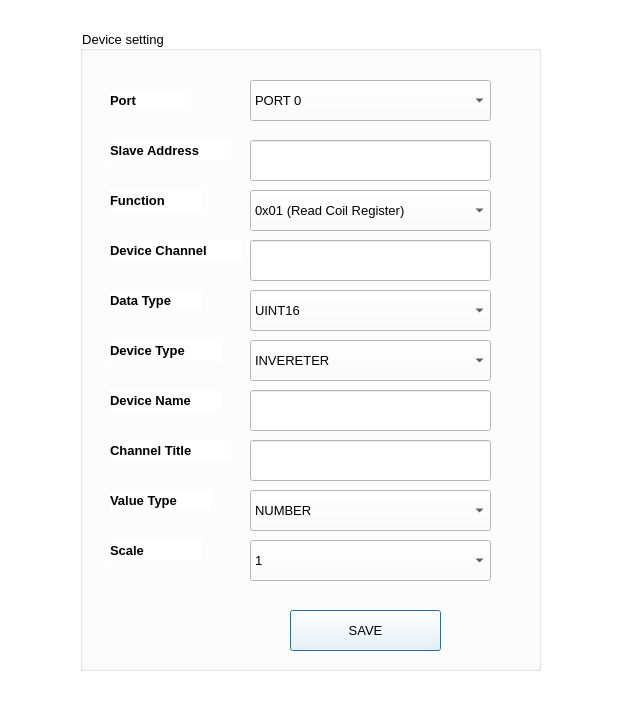
<?xml version="1.0" encoding="UTF-8"?>
<ui version="4.0">
 <class>slavesetting</class>
 <widget class="QDialog" name="slavesetting">
  <property name="geometry">
   <rect>
    <x>0</x>
    <y>0</y>
    <width>627</width>
    <height>710</height>
   </rect>
  </property>
  <property name="windowTitle">
   <string>Dialog</string>
  </property>
  <widget class="QFrame" name="seial_workspace">
   <property name="geometry">
    <rect>
     <x>0</x>
     <y>0</y>
     <width>631</width>
     <height>711</height>
    </rect>
   </property>
   <property name="styleSheet">
    <string notr="true">background-color:rgb(255, 255, 255)</string>
   </property>
   <widget class="QGroupBox" name="groupBox_2">
    <property name="geometry">
     <rect>
      <x>80</x>
      <y>30</y>
      <width>461</width>
      <height>641</height>
     </rect>
    </property>
    <property name="font">
     <font>
      <pointsize>10</pointsize>
      <underline>false</underline>
     </font>
    </property>
    <property name="title">
     <string>Device setting</string>
    </property>
    <widget class="QLabel" name="label_24">
     <property name="geometry">
      <rect>
       <x>30</x>
       <y>110</y>
       <width>121</width>
       <height>21</height>
      </rect>
     </property>
     <property name="font">
      <font>
       <pointsize>10</pointsize>
       <weight>75</weight>
       <bold>true</bold>
      </font>
     </property>
     <property name="text">
      <string>Slave Address</string>
     </property>
    </widget>
    <widget class="QLabel" name="label_25">
     <property name="geometry">
      <rect>
       <x>30</x>
       <y>160</y>
       <width>91</width>
       <height>21</height>
      </rect>
     </property>
     <property name="font">
      <font>
       <pointsize>10</pointsize>
       <weight>75</weight>
       <bold>true</bold>
      </font>
     </property>
     <property name="text">
      <string>Function</string>
     </property>
    </widget>
    <widget class="QLineEdit" name="slaveAddress">
     <property name="geometry">
      <rect>
       <x>170</x>
       <y>110</y>
       <width>241</width>
       <height>41</height>
      </rect>
     </property>
     <property name="font">
      <font>
       <pointsize>10</pointsize>
      </font>
     </property>
     <property name="text">
      <string/>
     </property>
    </widget>
    <widget class="QComboBox" name="function">
     <property name="geometry">
      <rect>
       <x>170</x>
       <y>160</y>
       <width>241</width>
       <height>41</height>
      </rect>
     </property>
     <property name="font">
      <font>
       <pointsize>10</pointsize>
      </font>
     </property>
     <item>
      <property name="text">
       <string>0x01 (Read Coil Register)</string>
      </property>
     </item>
     <item>
      <property name="text">
       <string>0x02 (Read Discrete Register)</string>
      </property>
     </item>
     <item>
      <property name="text">
       <string>0x03 (Read Holding Register)</string>
      </property>
     </item>
     <item>
      <property name="text">
       <string>0x04  (Read Input Register)</string>
      </property>
     </item>
     <item>
      <property name="text">
       <string>0x05 (Write Coil Register)</string>
      </property>
     </item>
     <item>
      <property name="text">
       <string>0x06 (Write Holding Register)</string>
      </property>
     </item>
    </widget>
    <widget class="QLabel" name="label_26">
     <property name="geometry">
      <rect>
       <x>30</x>
       <y>210</y>
       <width>131</width>
       <height>21</height>
      </rect>
     </property>
     <property name="font">
      <font>
       <pointsize>10</pointsize>
       <weight>75</weight>
       <bold>true</bold>
      </font>
     </property>
     <property name="text">
      <string>Device Channel</string>
     </property>
    </widget>
    <widget class="QLineEdit" name="devicechannel">
     <property name="geometry">
      <rect>
       <x>170</x>
       <y>210</y>
       <width>241</width>
       <height>41</height>
      </rect>
     </property>
     <property name="font">
      <font>
       <pointsize>10</pointsize>
      </font>
     </property>
     <property name="text">
      <string/>
     </property>
    </widget>
    <widget class="QLabel" name="label_27">
     <property name="geometry">
      <rect>
       <x>30</x>
       <y>260</y>
       <width>91</width>
       <height>21</height>
      </rect>
     </property>
     <property name="font">
      <font>
       <pointsize>10</pointsize>
       <weight>75</weight>
       <bold>true</bold>
      </font>
     </property>
     <property name="text">
      <string>Data Type</string>
     </property>
    </widget>
    <widget class="QLabel" name="label_28">
     <property name="geometry">
      <rect>
       <x>30</x>
       <y>310</y>
       <width>111</width>
       <height>21</height>
      </rect>
     </property>
     <property name="font">
      <font>
       <pointsize>10</pointsize>
       <weight>75</weight>
       <bold>true</bold>
      </font>
     </property>
     <property name="text">
      <string>Device Type</string>
     </property>
    </widget>
    <widget class="QLabel" name="label_29">
     <property name="geometry">
      <rect>
       <x>30</x>
       <y>360</y>
       <width>111</width>
       <height>21</height>
      </rect>
     </property>
     <property name="font">
      <font>
       <pointsize>10</pointsize>
       <weight>75</weight>
       <bold>true</bold>
      </font>
     </property>
     <property name="text">
      <string>Device Name</string>
     </property>
    </widget>
    <widget class="QLineEdit" name="devicename">
     <property name="geometry">
      <rect>
       <x>170</x>
       <y>360</y>
       <width>241</width>
       <height>41</height>
      </rect>
     </property>
     <property name="font">
      <font>
       <pointsize>10</pointsize>
      </font>
     </property>
     <property name="text">
      <string/>
     </property>
    </widget>
    <widget class="QLabel" name="label_30">
     <property name="geometry">
      <rect>
       <x>30</x>
       <y>410</y>
       <width>121</width>
       <height>21</height>
      </rect>
     </property>
     <property name="font">
      <font>
       <pointsize>10</pointsize>
       <weight>75</weight>
       <bold>true</bold>
      </font>
     </property>
     <property name="text">
      <string>Channel Title</string>
     </property>
    </widget>
    <widget class="QLineEdit" name="channeltitle">
     <property name="geometry">
      <rect>
       <x>170</x>
       <y>410</y>
       <width>241</width>
       <height>41</height>
      </rect>
     </property>
     <property name="font">
      <font>
       <pointsize>10</pointsize>
      </font>
     </property>
     <property name="text">
      <string/>
     </property>
    </widget>
    <widget class="QLabel" name="label_31">
     <property name="geometry">
      <rect>
       <x>30</x>
       <y>460</y>
       <width>101</width>
       <height>21</height>
      </rect>
     </property>
     <property name="font">
      <font>
       <pointsize>10</pointsize>
       <weight>75</weight>
       <bold>true</bold>
      </font>
     </property>
     <property name="text">
      <string>Value Type</string>
     </property>
    </widget>
    <widget class="QLabel" name="label_32">
     <property name="geometry">
      <rect>
       <x>30</x>
       <y>510</y>
       <width>91</width>
       <height>21</height>
      </rect>
     </property>
     <property name="font">
      <font>
       <pointsize>10</pointsize>
       <weight>75</weight>
       <bold>true</bold>
      </font>
     </property>
     <property name="text">
      <string>Scale</string>
     </property>
    </widget>
    <widget class="QPushButton" name="save">
     <property name="geometry">
      <rect>
       <x>210</x>
       <y>580</y>
       <width>151</width>
       <height>41</height>
      </rect>
     </property>
     <property name="font">
      <font>
       <pointsize>10</pointsize>
      </font>
     </property>
     <property name="text">
      <string>SAVE</string>
     </property>
    </widget>
    <widget class="QComboBox" name="datatype">
     <property name="geometry">
      <rect>
       <x>170</x>
       <y>260</y>
       <width>241</width>
       <height>41</height>
      </rect>
     </property>
     <property name="font">
      <font>
       <pointsize>10</pointsize>
      </font>
     </property>
     <item>
      <property name="text">
       <string>UINT16</string>
      </property>
     </item>
     <item>
      <property name="text">
       <string>INT16</string>
      </property>
     </item>
     <item>
      <property name="text">
       <string>UINT32</string>
      </property>
     </item>
     <item>
      <property name="text">
       <string>INT32</string>
      </property>
     </item>
     <item>
      <property name="text">
       <string>FLOAT32</string>
      </property>
     </item>
    </widget>
    <widget class="QComboBox" name="devicetype">
     <property name="geometry">
      <rect>
       <x>170</x>
       <y>310</y>
       <width>241</width>
       <height>41</height>
      </rect>
     </property>
     <property name="font">
      <font>
       <pointsize>10</pointsize>
      </font>
     </property>
     <item>
      <property name="text">
       <string>INVERETER</string>
      </property>
     </item>
     <item>
      <property name="text">
       <string>METER</string>
      </property>
     </item>
     <item>
      <property name="text">
       <string>WEATHER_STATION</string>
      </property>
     </item>
    </widget>
    <widget class="QComboBox" name="valuetype">
     <property name="geometry">
      <rect>
       <x>170</x>
       <y>460</y>
       <width>241</width>
       <height>41</height>
      </rect>
     </property>
     <property name="font">
      <font>
       <pointsize>10</pointsize>
      </font>
     </property>
     <item>
      <property name="text">
       <string>NUMBER</string>
      </property>
     </item>
     <item>
      <property name="text">
       <string>BOOLEAN</string>
      </property>
     </item>
     <item>
      <property name="text">
       <string>STRING</string>
      </property>
     </item>
    </widget>
    <widget class="QComboBox" name="scale">
     <property name="geometry">
      <rect>
       <x>170</x>
       <y>510</y>
       <width>241</width>
       <height>41</height>
      </rect>
     </property>
     <property name="font">
      <font>
       <pointsize>10</pointsize>
      </font>
     </property>
     <item>
      <property name="text">
       <string>1</string>
      </property>
     </item>
     <item>
      <property name="text">
       <string>10</string>
      </property>
     </item>
     <item>
      <property name="text">
       <string>100</string>
      </property>
     </item>
     <item>
      <property name="text">
       <string>1000</string>
      </property>
     </item>
    </widget>
    <widget class="QComboBox" name="port">
     <property name="geometry">
      <rect>
       <x>170</x>
       <y>50</y>
       <width>241</width>
       <height>41</height>
      </rect>
     </property>
     <property name="font">
      <font>
       <pointsize>10</pointsize>
      </font>
     </property>
     <item>
      <property name="text">
       <string>PORT 0</string>
      </property>
     </item>
     <item>
      <property name="text">
       <string>PORT 1</string>
      </property>
     </item>
    </widget>
    <widget class="QLabel" name="label_33">
     <property name="geometry">
      <rect>
       <x>30</x>
       <y>60</y>
       <width>81</width>
       <height>21</height>
      </rect>
     </property>
     <property name="font">
      <font>
       <pointsize>10</pointsize>
       <weight>75</weight>
       <bold>true</bold>
      </font>
     </property>
     <property name="text">
      <string>Port</string>
     </property>
    </widget>
   </widget>
  </widget>
 </widget>
 <resources/>
 <connections/>
</ui>
